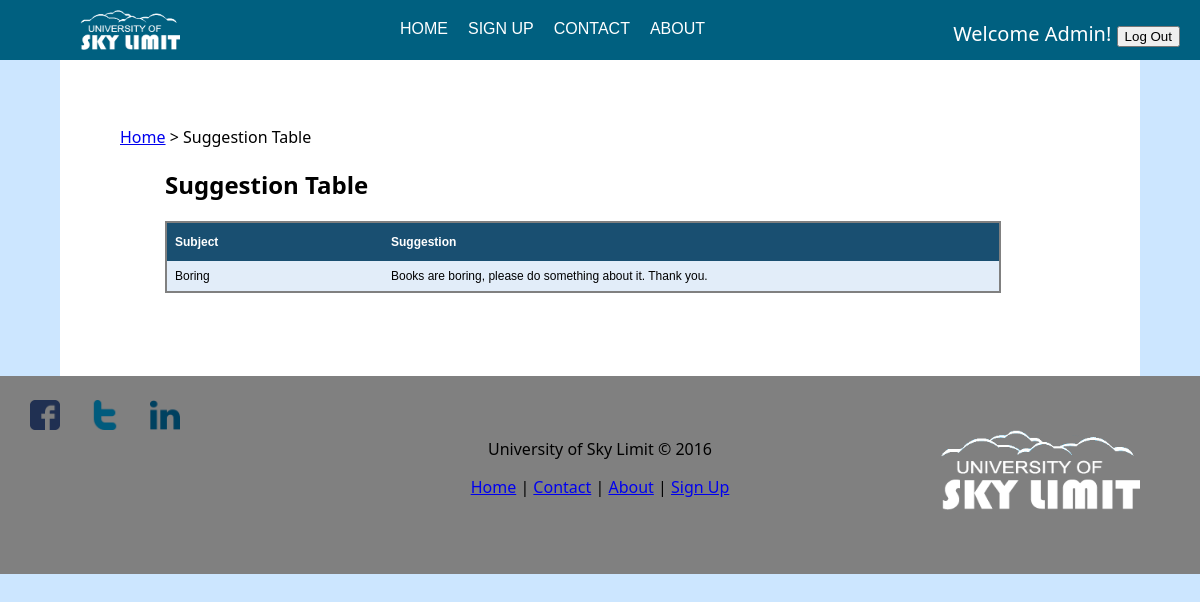
Screenshot of /Simple_Library_Management_System/library/suggestion_table.php (signed in) with the database file from the repository.
### tables this page shows
CREATE TABLE `suggestion` (
  `sug_id` int(11) NOT NULL,
  `sug_subject` varchar(25) NOT NULL,
  `sug_feedback` varchar(300) NOT NULL
);

### Simple_Library_Management_System/library/suggestion_table.php (the view, shortened to what this page needs)
<?php include 'includes/header.php';
	include 'includes/dbcon.php';
	$qry = "SELECT * FROM suggestion";
	$result = $db_conn->query($qry);
?>
<head>
</head>
<body>
<div id="main">
<div id="main-content">
	<p><a href="home.php">Home</a> > Suggestion Table</p>
	<h2 id="padding">Suggestion Table</h2>
	<form id="form" name="frmUser" method="post">
	<table id="table" style="margin-left: 5%">
	<tr>
		<th style="width: 200px;">Subject</th>
		<th style="width: 600px;">Suggestion</th>
	</tr>
	<?php
		$i=0;
		while($row = mysqli_fetch_array($result)) {
		if($i%2==0)
			$classname="evenRow";
		else
			$classname="oddRow";
		?>
		<tr class="<?php if(isset($classname)) echo $classname;?>">
			<td><?php echo $row['sug_subject']; ?></td>
			<td><?php echo $row['sug_feedback']; ?></td>
		</tr>
	<?php
		$i++;
	}
	?>
	</table>
	</form>
	<br/>
	<br/>
	<br/>
	<br/><br/>
</div>
</div>
<?php include "includes/footer.php"; ?>

### Simple_Library_Management_System/library/style.css (style rules this page uses)
body { background: #cce6ff; margin: 0; font-family: "Segoe UI",Optima,Helvetica,Arial,sans-serif; }
#main { float: center; width:100%; }
#main-content { padding: 50px 10% 50px 5%; margin: 0 5% 0 5%; text-align: left; width: auto; background: white; min-height: 300px; margin-bottom: -7%; }
#padding { margin-left: 5%; }
#table { font-family: "Trebuchet MS", Arial, Helvetica, sans-serif; border-collapse: collapse; border: 2px solid grey; }
#table td, #table th { padding: 8px; font-size:12px; }
#table th { padding-top: 12px; padding-bottom: 12px; text-align: left; background-color: #194f71; color: white; }
.evenRow { background-color: #E2EDF9; font-size:12px; }

### rows the page displays
suggestion: sug_subject "Boring", sug_feedback "Books are boring, please do something about it. Thank you."

### other values shown
$_SESSION['firstname'] "Admin"
